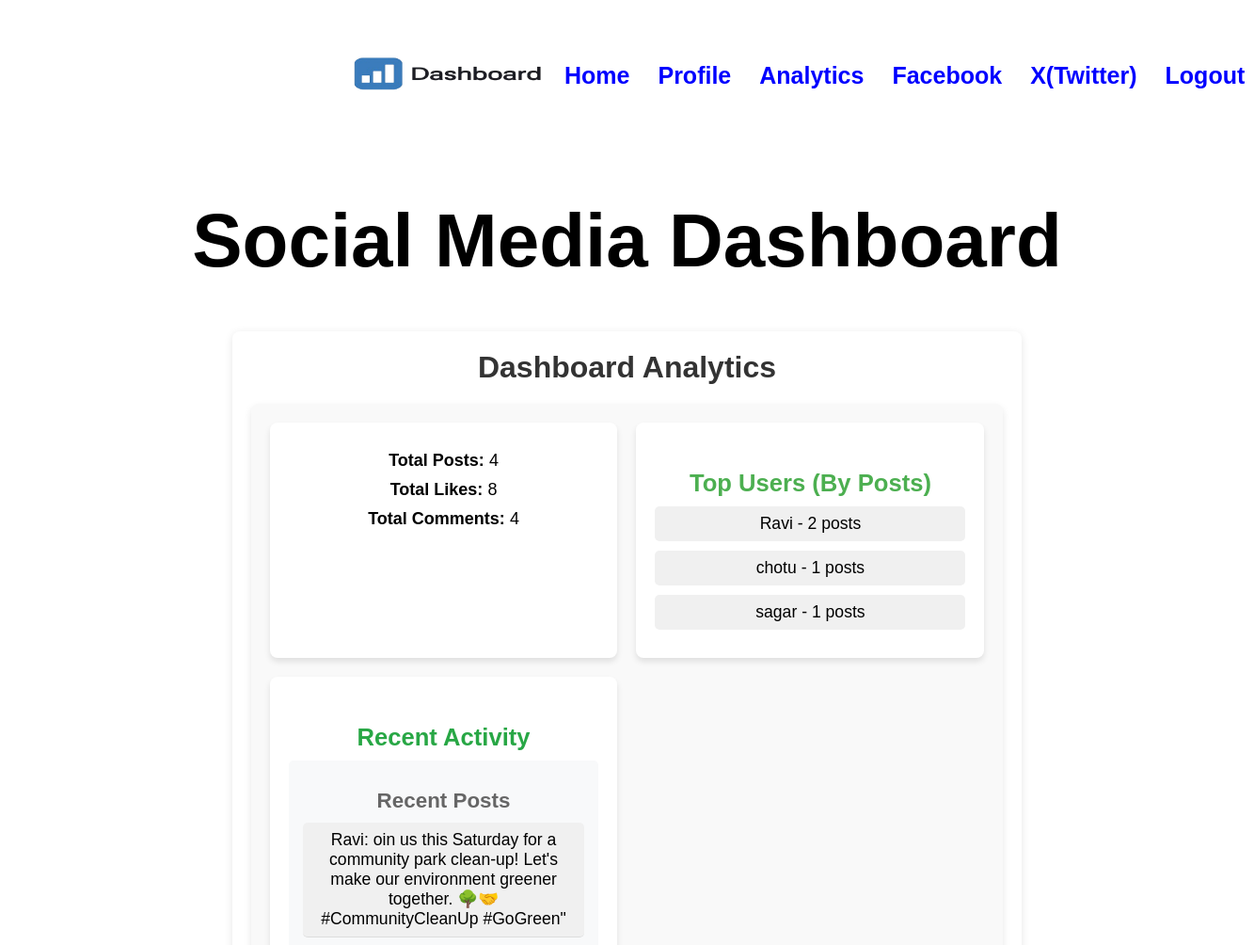
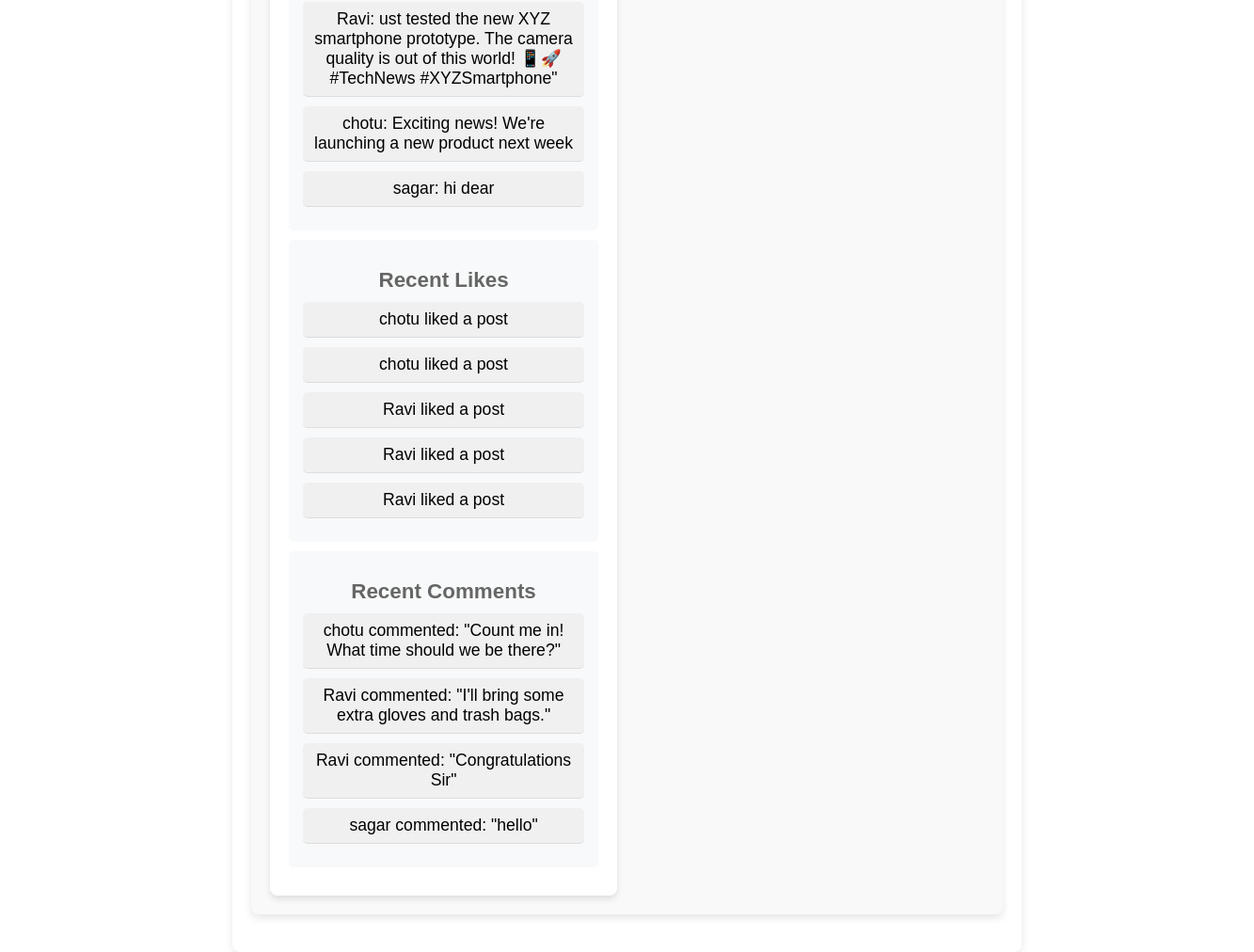
Screenshot of /analytics/ (signed in) with the database file from the repository (2 pictures, top to bottom).
### dashboard/models.py (models this page shows, shortened)
class Post(models.Model):
    user = models.ForeignKey(User, on_delete=models.CASCADE)
    content = models.TextField()
    created_at = models.DateTimeField(auto_now_add=True)

class Like(models.Model):
    user = models.ForeignKey(User, on_delete=models.CASCADE)
    post = models.ForeignKey(Post, on_delete=models.CASCADE, related_name="likes")
    created_at = models.DateTimeField(auto_now_add=True)
    class Meta:
        unique_together = ('user', 'post')  # Ensure users can only like a post once

class Comment(models.Model):
    user = models.ForeignKey(User, on_delete=models.CASCADE)
    post = models.ForeignKey(Post, on_delete=models.CASCADE, related_name="comments")
    content = models.TextField()
    created_at = models.DateTimeField(auto_now_add=True)

### dashboard/views.py (the view)
# urls.py: path('analytics/', analytics_view, name='analytics'),
@login_required
def analytics_view(request):
    total_posts = Post.objects.count()
    total_likes = Like.objects.count()
    total_comments = Comment.objects.count()
    top_users = Post.objects.values('user__username').annotate(post_count=Count('id')).order_by('-post_count')[:5]
    recent_posts = Post.objects.order_by('-created_at')[:5]
    recent_likes = Like.objects.order_by('-created_at')[:5]
    recent_comments = Comment.objects.order_by('-created_at')[:5]
    context = {
        'total_posts': total_posts,
        'total_likes': total_likes,
        'total_comments': total_comments,
        'top_users': top_users,
        'recent_posts': recent_posts,
        'recent_likes': recent_likes,
        'recent_comments': recent_comments,
    }
    return render(request, 'dashboard/analytics.html', context)

### templates/dashboard/analytics.html
{% extends "dashboard/base.html" %}
{% block content %}
<h2 class="dashboard-title">Dashboard Analytics</h2>
<div class="dashboard-container">
    <div class="stats-box">
        <p><strong>Total Posts:</strong> {{ total_posts }}</p>
        <p><strong>Total Likes:</strong> {{ total_likes }}</p>
        <p><strong>Total Comments:</strong> {{ total_comments }}</p>
    </div>
    <div class="top-users-box">
        <h3>Top Users (By Posts)</h3>
        <ul>
            {% for user in top_users %}
                <li>{{ user.user__username }} - {{ user.post_count }} posts</li>
            {% endfor %}
        </ul>
    </div>
    <div class="recent-activity-box">
        <h3>Recent Activity</h3>
        <div class="activity-section">
            <h4>Recent Posts</h4>
            <ul>
                {% for post in recent_posts %}
                    <li>{{ post.user.username }}: {{ post.content }}</li>
                {% endfor %}
            </ul>
        </div>
        <div class="activity-section">
            <h4>Recent Likes</h4>
            <ul>
                {% for like in recent_likes %}
                    <li>{{ like.user.username }} liked a post</li>
                {% endfor %}
            </ul>
        </div>
        <div class="activity-section">
            <h4>Recent Comments</h4>
            <ul>
                {% for comment in recent_comments %}
                    <li>{{ comment.user.username }} commented: "{{ comment.content }}"</li>
                {% endfor %}
            </ul>
        </div>
    </div>
</div>
{% endblock %}

### templates/dashboard/base.html (shortened to what this page needs)
{% load static %}
<!DOCTYPE html>
<html lang="en">
  <head>
    <link rel="stylesheet" type="text/css" href="{% static 'dashboard/style.css' %}">
  </head>
  <body>
        <nav class="navbar">
            <a href="{% url 'home' %}" class="logo">
                <img src="{% static 'dashboard/logo.png' %}" alt="Logo" width="250" height="160">
            </a>
            <div class="nav-links">
                <a href="{% url 'home' %}">Home</a>
                {% if user.is_authenticated %}
                    <a href="{% url 'profile' %}">Profile</a>
                    <a href="{% url 'analytics' %}">Analytics</a>
                    <a href="{% url 'facebook' %}">Facebook</a>
                    <a href="{% url 'twitter' %}">X(Twitter)</a>
                    <form method="post" action="{% url 'logout' %}">
                        <button type="submit">Logout</button>
                    </form>
                {% else %}
                    <a href="{% url 'login' %}">Login</a>
                    <a href="{% url 'register' %}">Register</a>
                {% endif %}
            </div>
        </nav>
    <h1 class="main">Social Media Dashboard</h1>
    <div class="container">
       {% block content %} {% endblock %}
    </div>
  </body>
</html>

### dashboard/static/dashboard/style.css (style rules this page uses)
* { margin: 0px; padding: 0px; }
body { font-family: Arial, sans-serif; margin: 0; padding: 0; text-align: center; }
.navbar { display: flex; justify-content: space-between; align-items: center; background-color: white; padding: 0px 350px; }
.navbar .logo { font-size: 24px; font-weight: bold; color: #000; text-decoration: none; display: flex; align-items: center; }
.navbar .nav-links { display: flex; gap: 30px; }
.navbar .nav-links a { text-decoration: none; font-size: 25px; color: blue; font-weight: bold; }
.navbar form { display: inline; }
.navbar form button { background: none; border: none; font-size: 25px; color: blue; font-weight: bold; cursor: pointer; }
ul { list-style-type: none; padding: 0; margin: 0; }
li { list-style-type: none; }
.container { width: 60%; margin: 50px auto; padding: 20px; border-radius: 10px; box-shadow: 0 0 10px rgba(0, 0, 0, 0.1); }
h1 { font-size: 80px; font-weight: bold; padding: 50px; }
.dashboard-container { max-width: 1200px; margin: 20px auto; padding: 20px; background-color: #f9f9f9; border-radius: 8px; box-shadow: 0 4px 8px rgba(0, 0, 0, 0.1); }
h2 { font-size: 2rem; color: #333; margin-bottom: 20px; }
h3 { font-size: 1.6rem; color: #4caf50; margin-top: 30px; }
h4 { font-size: 1.4rem; color: #666; margin-top: 15px; }
ul { list-style-type: none; padding: 0; }
ul li { font-size: 1.1rem; margin: 10px 0; padding: 8px; background-color: #f0f0f0; border-radius: 5px; }
a { color: #007bff; text-decoration: none; font-size: 1rem; }
.dashboard-container { display: grid; grid-template-columns: repeat(auto-fit, minmax(300px, 1fr)); gap: 20px; padding: 20px; }
.stats-box, .top-users-box, .recent-activity-box { background: #fff; padding: 20px; border-radius: 8px; box-shadow: 0 4px 6px rgba(0, 0, 0, 0.1); text-align: center; }
.stats-box p { font-size: 18px; margin: 10px 0; }
.activity-section { background: #f8f9fa; padding: 15px; margin: 10px 0; border-radius: 5px; }
.recent-activity-box h3 { color: #28a745; }
.activity-section ul { list-style: none; padding: 0; }
.activity-section ul li { padding: 8px; border-bottom: 1px solid #ddd; }
.container { max-width: 800px; margin: auto; background: white; padding: 20px; border-radius: 8px; box-shadow: 0 2px 10px rgba(0, 0, 0, 0.1); }

### rows the page displays
Post: user.username "Ravi", content "oin us this Saturday for a community park clean-up! Let's make our environment greener together. 🌳🤝 #CommunityCleanUp #GoGreen\""
Post: user.username "Ravi", content "ust tested the new XYZ smartphone prototype. The camera quality is out of this world! 📱🚀 #TechNews #XYZSmartphone\""
Post: user.username "chotu", content "Exciting news! We're launching a new product next week"
Post: user.username "sagar", content "hi dear"
Like: user.username "chotu"
Like: user.username "chotu"
Like: user.username "Ravi"
Like: user.username "Ravi"
Like: user.username "Ravi"
Comment: user.username "chotu", content "Count me in! What time should we be there?"
Comment: user.username "Ravi", content "I'll bring some extra gloves and trash bags."
Comment: user.username "Ravi", content "Congratulations Sir"
Comment: user.username "sagar", content "hello"

### other values shown
{{ total_posts }} "4"
{{ total_likes }} "8"
{{ total_comments }} "4"
{{ user.user__username }} "Ravi"
{{ user.post_count }} "2"
{{ user.user__username }} "chotu"
{{ user.post_count }} "1"
{{ user.user__username }} "sagar"
